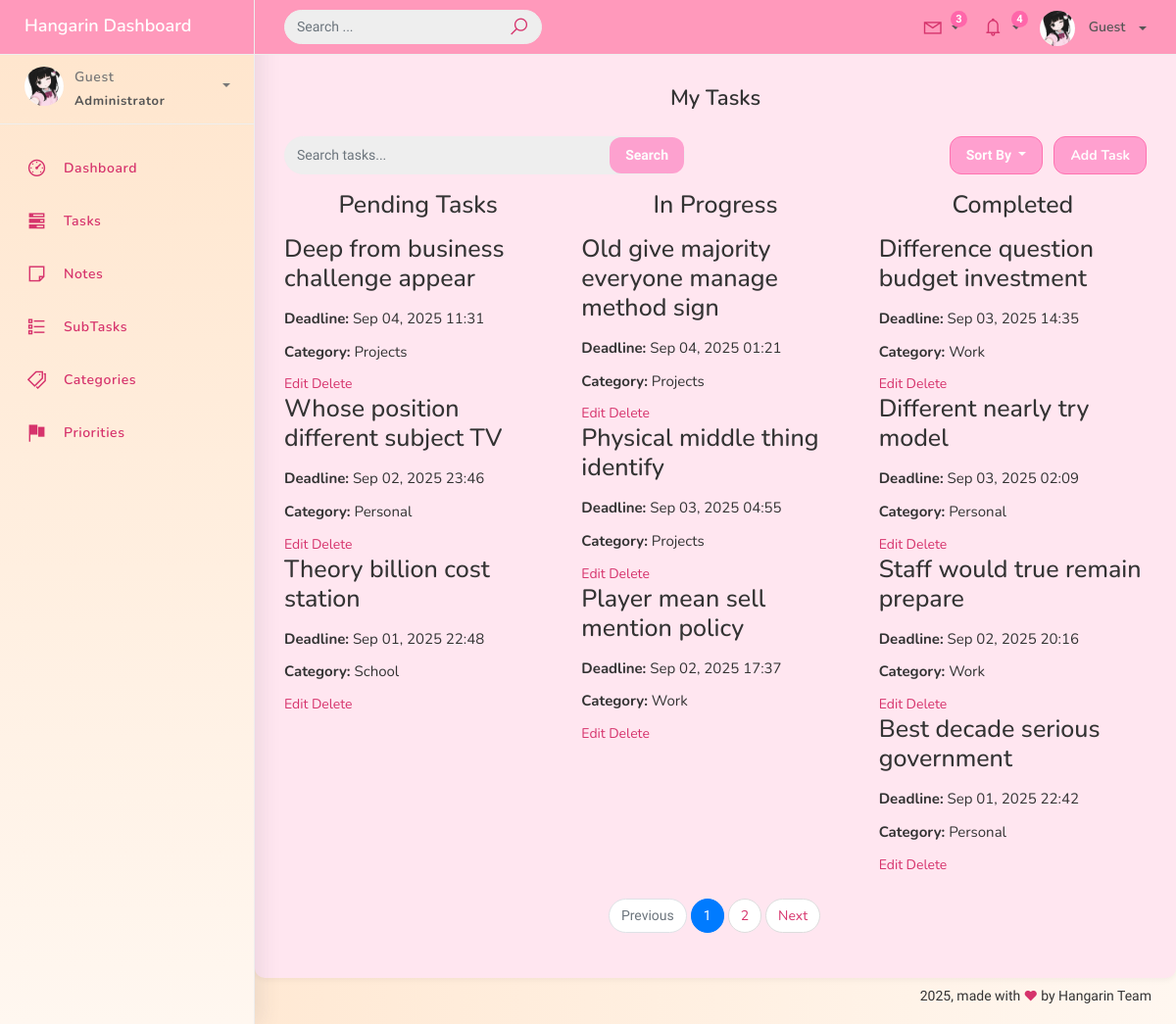
The page /task_list/ on the database its author committed.
### studentorg/models.py (models this page shows, shortened)
class BaseModel(models.Model):
    created_at = models.DateTimeField(auto_now_add=True)
    updated_at = models.DateTimeField(auto_now=True)
    class Meta:
        abstract = True

class Task(BaseModel):
    title = models.CharField(max_length=200)
    description = models.TextField(blank=True)
    status = models.CharField(
        max_length=50,
        choices=STATUS_CHOICES,
        default="Pending"
    )
    deadline = models.DateTimeField(null=True, blank=True)
    priority = models.ForeignKey(
        Priority, on_delete=models.PROTECT, related_name="tasks"
    )
    category = models.ForeignKey(
        Category, on_delete=models.PROTECT, related_name="tasks"
    )

class Category(BaseModel):
    name = models.CharField(max_length=100)
    class Meta:
        verbose_name = "Category"
        verbose_name_plural = "Categories"

### studentorg/views.py (the view, shortened to what this page needs)
# urls.py: path("task_list/", TaskListView.as_view(), name="task-list"),
class TaskListView(ListView):
    model = Task
    context_object_name = "tasks"
    template_name = "task_list.html"
    paginate_by = 10
    ordering = ["-deadline"]
    def get_queryset(self):
        qs = super().get_queryset()
        query = self.request.GET.get("q")
        sort = self.request.GET.get("sort", "-deadline")
        valid_fields = ["title", "-title", "deadline", "-deadline", "status", "-status"]
        if sort in valid_fields:
            qs = qs.order_by(sort)
        return qs
    def get_context_data(self, **kwargs):
        context = super().get_context_data(**kwargs)
        context["current_sort"] = self.request.GET.get("sort", "-deadline")
        context["query"] = self.request.GET.get("q", "")
        return context

### templates/task_list.html (shortened to what this page needs)
{% extends 'base.html' %}
{% block content %}
<div class="content">
  <div class="container-fluid">
    <h4 class="page-title text-center mb-4">My Tasks</h4>
    <div class="row mb-3">
      <div class="col-md-6">
        <form class="navbar-left navbar-form nav-search mr-md-3" method="GET">
          <div class="input-group">
            <input type="text" name="q" class="form-control" placeholder="Search tasks..." value="{{ request.GET.q }}">
            <div class="input-group-append">
              <button class="btn btn-primary" type="submit">Search</button>
            </div>
          </div>
        </form>
      </div>
      <div class="col-md-6 text-right">
        <div class="dropdown d-inline">
          <button class="btn btn-outline-dark dropdown-toggle" type="button" id="sortMenu" data-toggle="dropdown">
            Sort By
          </button>
        </div>
        <a href="{% url 'task-add' %}" class="btn btn-success btn-rounded ml-2">Add Task</a>
      </div>
    </div>
    <div class="row task-sections">
      <div class="col-md-4">
        <div class="task-section">
          <h5 class="task-header pending-header text-center">Pending Tasks</h5>
          {% for task in tasks %}
            {% if task.status == "Pending" %}
            <div class="task-note">
              <h5 class="task-title">{{ task.title }}</h5>
              <p><strong>Deadline:</strong> {{ task.deadline|date:"M d, Y H:i" }}</p>
              <p><strong>Category:</strong> {{ task.category.name }}</p>
              <div class="task-actions">
                <a href="{% url 'task-update' task.id %}" class="btn-edit">Edit</a>
                <a href="{% url 'task-delete' task.id %}" class="btn-delete">Delete</a>
              </div>
            </div>
            {% endif %}
          {% empty %}
          <p class="text-muted text-center">No pending tasks.</p>
          {% endfor %}
        </div>
      </div>
      <div class="col-md-4">
        <div class="task-section">
          <h5 class="task-header progress-header text-center">In Progress</h5>
          {% for task in tasks %}
            {% if task.status == "In Progress" %}
            <div class="task-note">
              <h5 class="task-title">{{ task.title }}</h5>
              <p><strong>Deadline:</strong> {{ task.deadline|date:"M d, Y H:i" }}</p>
              <p><strong>Category:</strong> {{ task.category.name }}</p>
              <div class="task-actions">
                <a href="{% url 'task-update' task.id %}" class="btn-edit">Edit</a>
                <a href="{% url 'task-delete' task.id %}" class="btn-delete">Delete</a>
              </div>
            </div>
            {% endif %}
          {% empty %}
          <p class="text-muted text-center">No tasks in progress.</p>
          {% endfor %}
        </div>
      </div>
      <div class="col-md-4">
        <div class="task-section">
          <h5 class="task-header completed-header text-center">Completed</h5>
          {% for task in tasks %}
            {% if task.status == "Completed" %}
            <div class="task-note">
              <h5 class="task-title">{{ task.title }}</h5>
              <p><strong>Deadline:</strong> {{ task.deadline|date:"M d, Y H:i" }}</p>
              <p><strong>Category:</strong> {{ task.category.name }}</p>
              <div class="task-actions">
                <a href="{% url 'task-update' task.id %}" class="btn-edit">Edit</a>
                <a href="{% url 'task-delete' task.id %}" class="btn-delete">Delete</a>
              </div>
            </div>
            {% endif %}
          {% empty %}
          <p class="text-muted text-center">No completed tasks.</p>
          {% endfor %}
        </div>
      </div>
    </div>
    {% if is_paginated %}
      <nav class="mt-4">
        <ul class="pagination justify-content-center">
          {% if page_obj.has_previous %}
            <li class="page-item">
              <a class="page-link" href="?page={{ page_obj.previous_page_number }}{% if request.GET.q %}&q={{ request.GET.q }}{% endif %}">Previous</a>
            </li>
          {% else %}
            <li class="page-item disabled"><span class="page-link">Previous</span></li>
          {% endif %}
          {% for num in paginator.page_range %}
            {% if page_obj.number == num %}
              <li class="page-item active"><span class="page-link">{{ num }}</span></li>
            {% else %}
              <li class="page-item"><a class="page-link" href="?page={{ num }}{% if request.GET.q %}&q={{ request.GET.q }}{% endif %}">{{ num }}</a></li>
            {% endif %}
          {% endfor %}
          {% if page_obj.has_next %}
            <li class="page-item">
              <a class="page-link" href="?page={{ page_obj.next_page_number }}{% if request.GET.q %}&q={{ request.GET.q }}{% endif %}">Next</a>
            </li>
          {% else %}
            <li class="page-item disabled"><span class="page-link">Next</span></li>
          {% endif %}
        </ul>
      </nav>
    {% endif %}
  </div>
</div>
{% endblock %}

### static/css/custom.css (style rules this page uses)
body { background-color: #fff7f0; color: #333; }
.btn-primary { background: linear-gradient(90deg, #ffb84d, #ffa31a); border: none; transition: all 0.3s ease; }

### templates/base.html (style rules this page uses)
body, .navbar, .sidebar, .nav-link, .dropdown-menu, .footer { font-family: 'Comic Neue', cursive !important; }
body { background-color: #fff0f6; }
.btn { background-color: #ff99cc !important; border-color: #ff66aa !important; color: white !important; border-radius: 12px !important; font-weight: bold !important; }
a { color: #d6336c !important; }

### rows shown on the page
Task: title "Deep from business challenge appear", deadline "Sep 04, 2025 11:31", category.name "Projects"
Task: title "Whose position different subject TV", deadline "Sep 02, 2025 23:46", category.name "Personal"
Task: title "Theory billion cost station", deadline "Sep 01, 2025 22:48", category.name "School"
Task: title "Old give majority everyone manage method sign", deadline "Sep 04, 2025 01:21", category.name "Projects"
Task: title "Physical middle thing identify", deadline "Sep 03, 2025 04:55", category.name "Projects"
Task: title "Player mean sell mention policy", deadline "Sep 02, 2025 17:37", category.name "Work"
Task: title "Difference question budget investment", deadline "Sep 03, 2025 14:35", category.name "Work"
Task: title "Different nearly try model", deadline "Sep 03, 2025 02:09", category.name "Personal"
Task: title "Staff would true remain prepare", deadline "Sep 02, 2025 20:16", category.name "Work"
Task: title "Best decade serious government", deadline "Sep 01, 2025 22:42", category.name "Personal"

### other values the page prints
{{ request.user.username|default:"Guest" }} "Guest"
{{ num }} "1"
{{ num }} "2"
